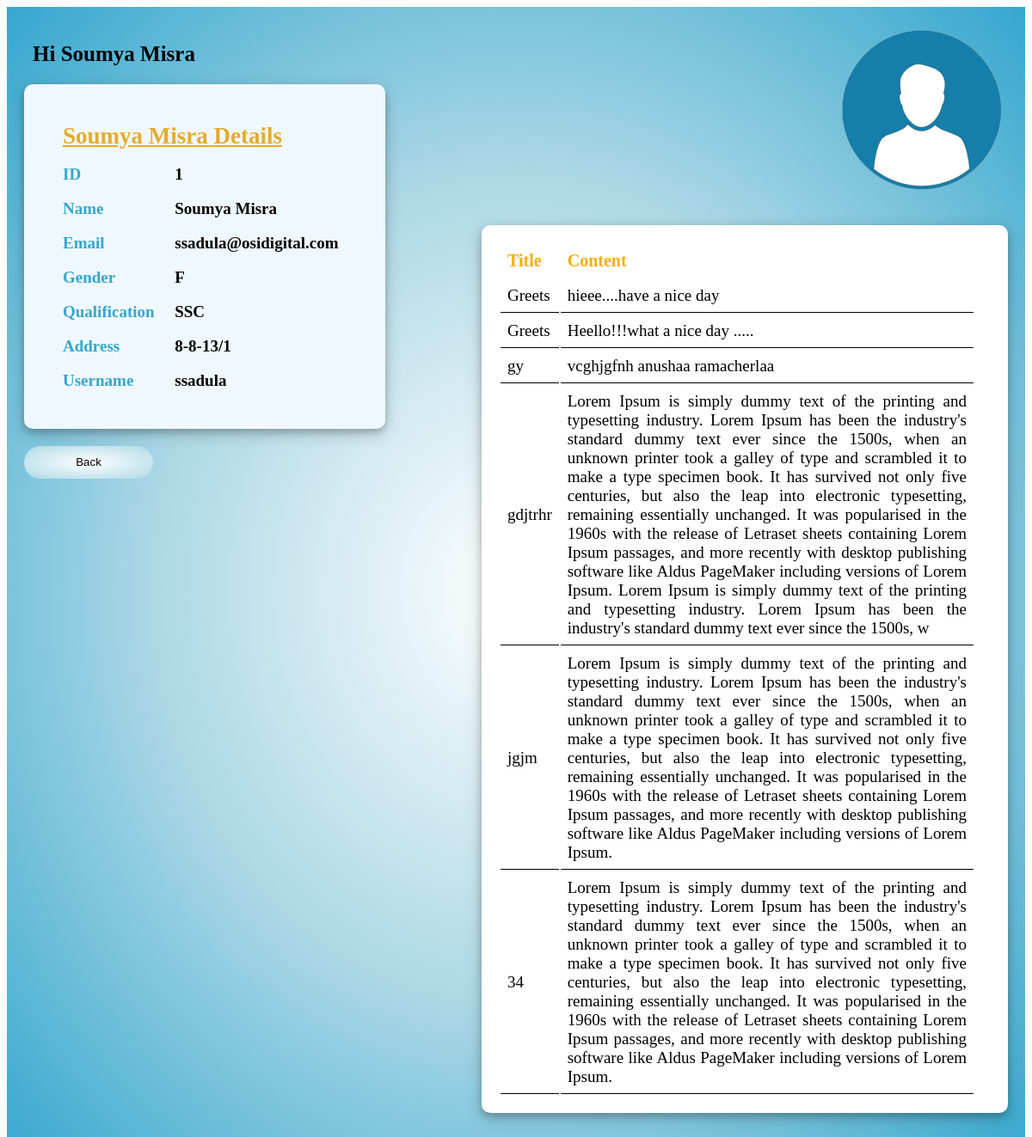
Page /app/home/details/user/1/ on the earlier database version.
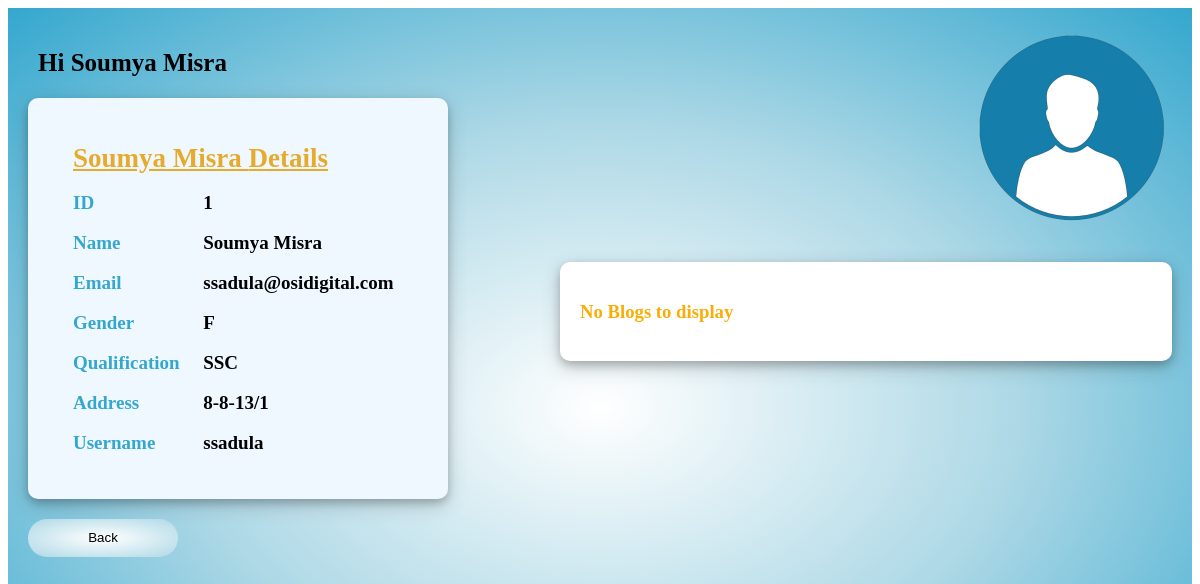
Same page on the later database version.
### student_management_app/models.py (models this page shows)
class BlogPost(models.Model):
    title = models.CharField(max_length=200)
    content = models.TextField()
    author = models.ForeignKey(User, on_delete=models.CASCADE)
    status = models.BooleanField(default=True)

### student_management_app/views.py (the view)
# urls.py: path('home/details/user/<int:id>/',views.adminUserDetails),
def adminUserDetails(request,id):
    user = User.objects.get(id=id)
    blogOfUser = BlogPost.objects.filter(author_id = user)
    context = {
        'blogs':blogOfUser,
        'user' : user
    }
    return render(request,"AdminAccesUser.html",context)

### student_management_app/Templates/AdminAccesUser.html (shortened to what this page needs)
<!DOCTYPE html>
<html lang="en">
<head>
</head>
<body>
    <div class="whole-page">
        <div class="page-container">
            <div class="left-container">
                <div class="top">
                    <h2>Hi {{ user.name}}</h2>
                </div>
                <table class="table-style">
                    <tr>
                        <th class="colms" id="userheading" colspan="2">{{user.name}} Details</th>
                    </tr>
                    <tr>
                        <td class="colms">ID</td>
                        <td class="result">{{user.id}}</td>
                    </tr>
                    <tr>
                        <td class="colms">Name</td>
                        <td class="result">{{user.name}}</td>
                    </tr>
                    <tr>
                        <td class="colms">Email</td>
                        <td class="result">{{user.email}}</td>
                    </tr>
                    <tr>
                        <td class="colms">Gender</td>
                        <td class="result">{{user.gender}}</td>
                    </tr>
                    <tr>
                        <td class="colms">Qualification</td>
                        <td class="result">{{user.Qualification}}</td>
                    </tr>
                    <tr>
                        <td class="colms">Address</td>
                        <td class="result">{{user.Address}}</td>
                    </tr>
                    <tr>
                        <td class="colms">Username</td>
                        <td class="result">{{user.username}}</td>
                    </tr>
                </table>
                <div class="btns">
                    <button type="submit" class="logout-button"><a href="http://127.0.0.1:8000/app/home/details/">Back</a></button>
                </div>
            </div>
            <div class="right-container">
                <div class="image-container">
                    <img src="{{ user.image.url }}" class="profile-img"><br>
                </div>
                <div class="blog-container">
                    {% if not blogs %}
                    <h3>No Blogs to display</h3>
                    {% else  %}
                    <table>
                        <tr>
                            <th class="blog-table-th">Title</th>
                            <th class="blog-table-th">Content</th>
                            <th class="blog-table-th"></th>
                        </tr>
                        {%for blog in blogs%}
                        {% if blog.status %}
                        <tr>
                            <td class="blog-td">{{blog.title}}</td>
                            <td class="blog-td">{{blog.content}}</td>
                        </tr>
                        {% endif %}
                        {%endfor%}
                    </table>
                    {% endif %}
                </div>
        </div>
    </div>
</body>
</html>

Differences in the rows shown:
removed BlogPost: title "Greets", content "hieee....have a nice day"
removed BlogPost: title "Greets", content "Heello!!!what a nice day ....."
removed BlogPost: title "gy", content "vcghjgfnh anushaa ramacherlaa"
removed BlogPost: title "gdjtrhr", content "Lorem Ipsum is simply dummy text of the printing and typesetting industry. Lorem Ipsum has been the industry's standard dummy text ever since the 1500s, when an unknown printer took a galley of type and scrambled it to make a type specimen book. It has survived not only five centuries, but also the leap into electronic typesetting, remaining essentially unchanged. It was popularised in the 1960s with the release of Letraset sheets containing Lorem Ipsum passages, and more recently with desktop publishing software like Aldus PageMaker including versions of Lorem Ipsum. Lorem Ipsum is simply dummy text of the printing and typesetting industry. Lorem Ipsum has been the industry's standard…"
removed BlogPost: title "jgjm", content "Lorem Ipsum is simply dummy text of the printing and typesetting industry. Lorem Ipsum has been the industry's standard dummy text ever since the 1500s, when an unknown printer took a galley of type and scrambled it to make a type specimen book. It has survived not only five centuries, but also the leap into electronic typesetting, remaining essentially unchanged. It was popularised in the 1960s with the release of Letraset sheets containing Lorem Ipsum passages, and more recently with desktop publishing software like Aldus PageMaker including versions of Lorem Ipsum."
removed BlogPost: title "34", content "Lorem Ipsum is simply dummy text of the printing and typesetting industry. Lorem Ipsum has been the industry's standard dummy text ever since the 1500s, when an unknown printer took a galley of type and scrambled it to make a type specimen book. It has survived not only five centuries, but also the leap into electronic typesetting, remaining essentially unchanged. It was popularised in the 1960s with the release of Letraset sheets containing Lorem Ipsum passages, and more recently with desktop publishing software like Aldus PageMaker including versions of Lorem Ipsum."
Other differences:
text no longer shown: "Title Content"
text now shown: "No Blogs to display"
